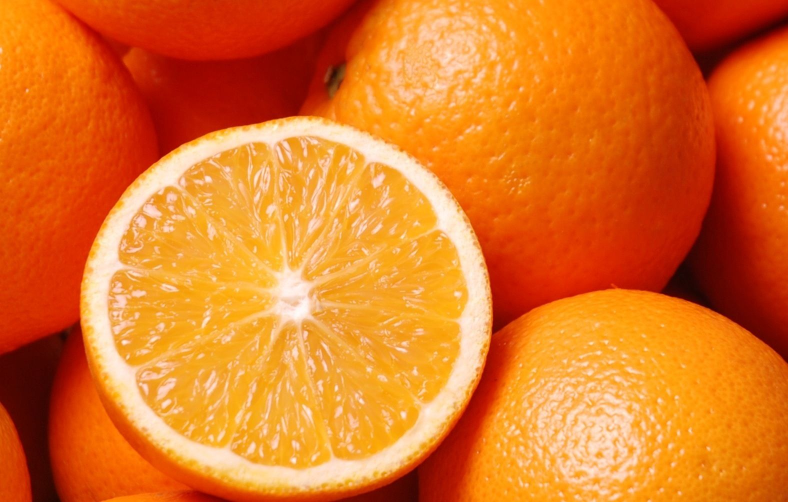
//> input picture cxx/image_processing/fundamentals/transformation/sample2.jpg, 1576 x 1004 px (shown at 1/2 size)
$ ./edge-detection   (built with g++ and OpenCV 4)
//> lines starting //> are read from the running program, lines starting //| are printed output that depends on the picture
#include <opencv2/opencv.hpp>
#include <iostream>

int main()
{
    int width = 800, height = 600;
    cv::Mat image, gray, pyramid, canny1, canny2;

    image = cv::imread("sample2.jpg");
//> image is the input picture: 1004 rows x 1576 cols, CV_8UC3; mean B, G, R 38.4, 117.1, 223.7
    if (image.empty()) {
        std::cerr << "cannot load empty image" << std::endl;
        return 1;
    }

    cv::cvtColor(image, gray, cv::COLOR_BGR2GRAY);
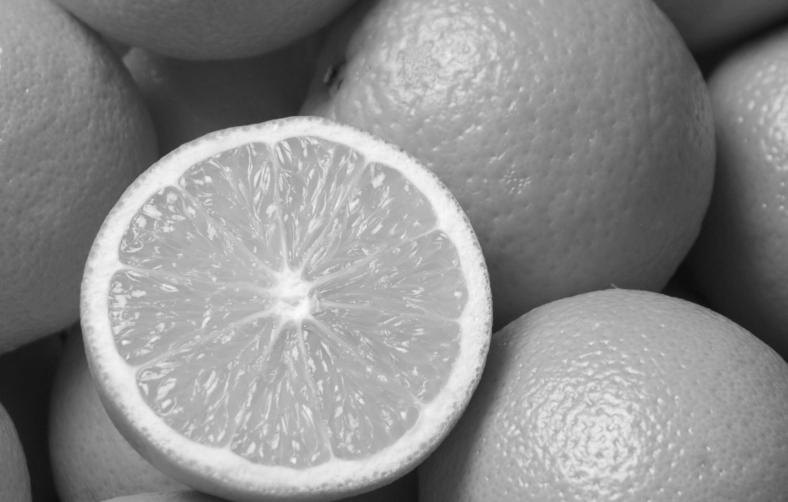
//> gray: 1004 rows x 1576 cols, CV_8UC1 (shown at 1/2 size); min 11, max 252, mean 140
    cv::pyrDown(gray, pyramid);
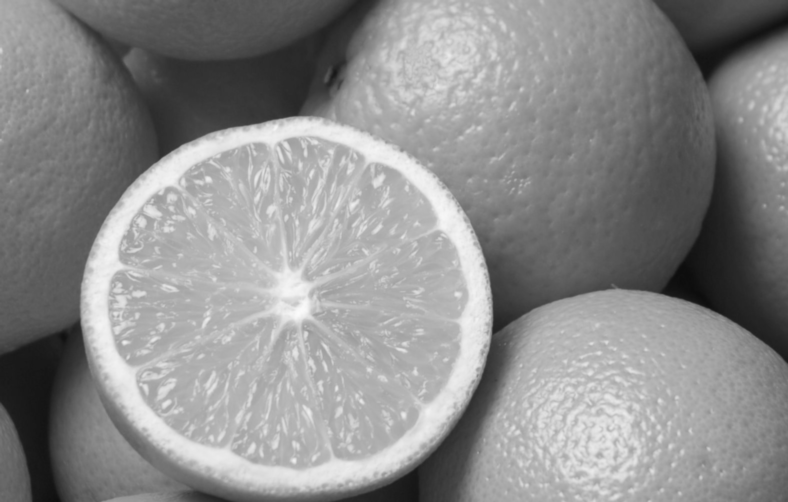
//> pyramid: 502 rows x 788 cols, CV_8UC1; min 12, max 251, mean 140
    cv::pyrDown(pyramid, pyramid);
//> pyramid: 251 rows x 394 cols, CV_8UC1

    cv::Canny(gray, canny1, 10, 100, 3, true);
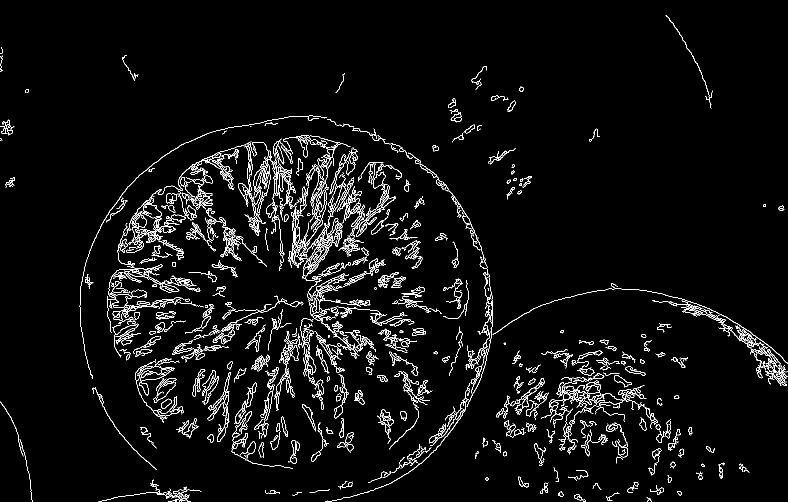
//> canny1: 1004 rows x 1576 cols, CV_8UC1 (shown at 1/2 size); 4% white in thin lines or dots
    cv::namedWindow("gray to canny image", cv::WINDOW_NORMAL);
    cv::resizeWindow("gray to canny image", width, height);
    cv::imshow("gray to canny image", canny1);

    cv::Canny(pyramid, canny2, 10, 100, 3, true);
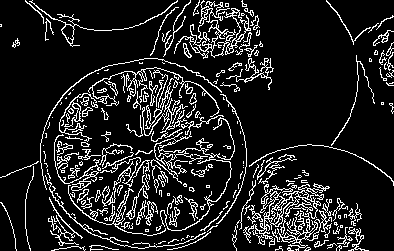
//> canny2: 251 rows x 394 cols, CV_8UC1; 13% white in thin lines or dots
    cv::namedWindow("pyramid to canny image", cv::WINDOW_NORMAL);
    cv::resizeWindow("pyramid to canny image", width, height);
    cv::moveWindow("pyramid to canny image", 600, 200);
    cv::imshow("pyramid to canny image", canny2);

    while (true) {
        if (cv::waitKey(30) == 27) break;
//> the Esc key is pressed
    }

    cv::destroyWindow("gray to canny image");
    cv::destroyWindow("pyramid to canny image");
    return 0;
}
